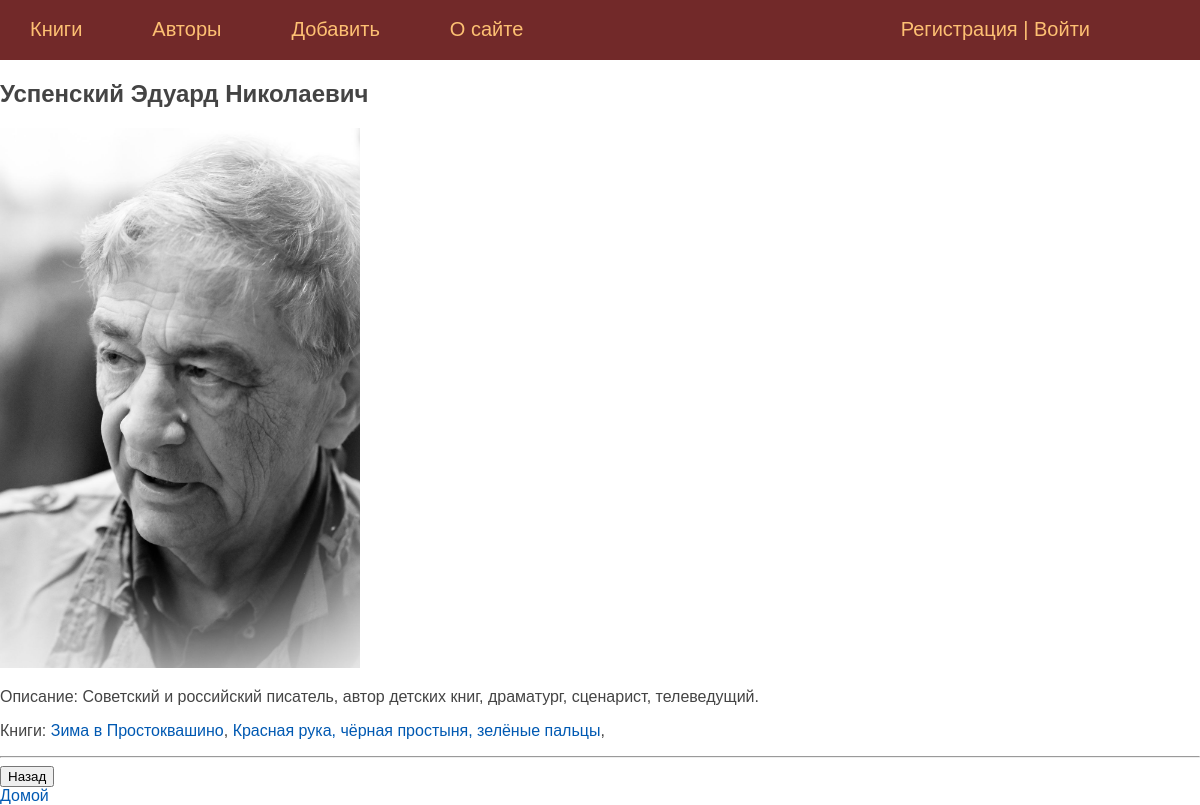
Screenshot of /author/uspenskiy_eduart/ with the database file from the repository.
### library/models.py (models this page shows, shortened)
class Author(models.Model):
    name = models.TextField(verbose_name="Имя")
    about_author = models.TextField(verbose_name="Об авторе")
    slug = models.SlugField(unique=True, verbose_name="Слаг")
    photo = models.ImageField(
        upload_to="authors/%Y/%m/",
        blank=True,
        null=True,
        verbose_name="Фото",
        default='authors/2023/03/no_avatar.jpg'
    )
    time_create = models.DateTimeField(auto_now_add=True)

class Book(models.Model):
    author = models.ManyToManyField("Author", related_name="books", verbose_name="Авторы")
    name = models.TextField(verbose_name="Название")
    about_book = models.TextField(verbose_name="Описание")
    slug = models.SlugField(unique=True, verbose_name="Слаг")
    photo = models.ImageField(
        upload_to="books/%Y/%m/",
        blank=True,
        null=True,
        verbose_name="Обложка",
        default='books/2023/03/default_book.jpg'
    )
    link_to_shop = models.TextField(verbose_name="ссылка в магазин", blank=True, null=True)
    time_create = models.DateTimeField(auto_now_add=True)
    def get_absolute_url(self):
        return reverse("book", kwargs={"book_slug": self.slug})

### library/views.py (the view)
# urls.py: path('author/<slug:author_slug>/', views.AuthorDetail.as_view(), name='author'),
class AuthorDetail(generic.DetailView):
    model = Author
    template_name = "library/author_detail.html"
    slug_url_kwarg = "author_slug"
    context_object_name = "author"
    def get_context_data(self, *, object_list=None, **kwargs) -> HttpResponse:
        ctx = super().get_context_data()
        ctx["title"] = self.object.name
        ctx["menu"] = menu
        return ctx

### library/templates/library/author_detail.html
{% extends 'library/base.html' %}
{% block content %}
<h2>{{author.name}}</h2>
{% if author.photo %}
<p><img class="" src="{{author.photo.url}}" width="30%"></p>
{% endif %}
<p> Описание: {{ author.about_author }}</p>
<p>Книги:
    {% for book in author.books.all %}
    <a href="{{ book.get_absolute_url }}">{{ book.name }}</a>,
    {% endfor %}
</p>
<hr>
<input type="button" onclick="history.back();" value="Назад"/>
<br>
<a href="{% url 'home' %}">Домой</a>
{% endblock %}

### library/static/library/css/styles.css (style rules this page uses)
html, body { font-family: 'Arial'; margin: 0; padding: 0; height: 100%; width: 100%; color: #444; }
a { color: #0059b2; text-decoration: none; }
img { max-width: 600px; height: auto; }

### rows the page displays
Author: name "Успенский Эдуард Николаевич", photo (picture), about_author "Советский и российский писатель, автор детских книг, драматург, сценарист, телеведущий."
Book: name "Зима в Простоквашино"
Book: name "Красная рука, чёрная простыня, зелёные пальцы"

### other values shown
{{ m.title }} "Книги" "Авторы" "Добавить" "О сайте"
